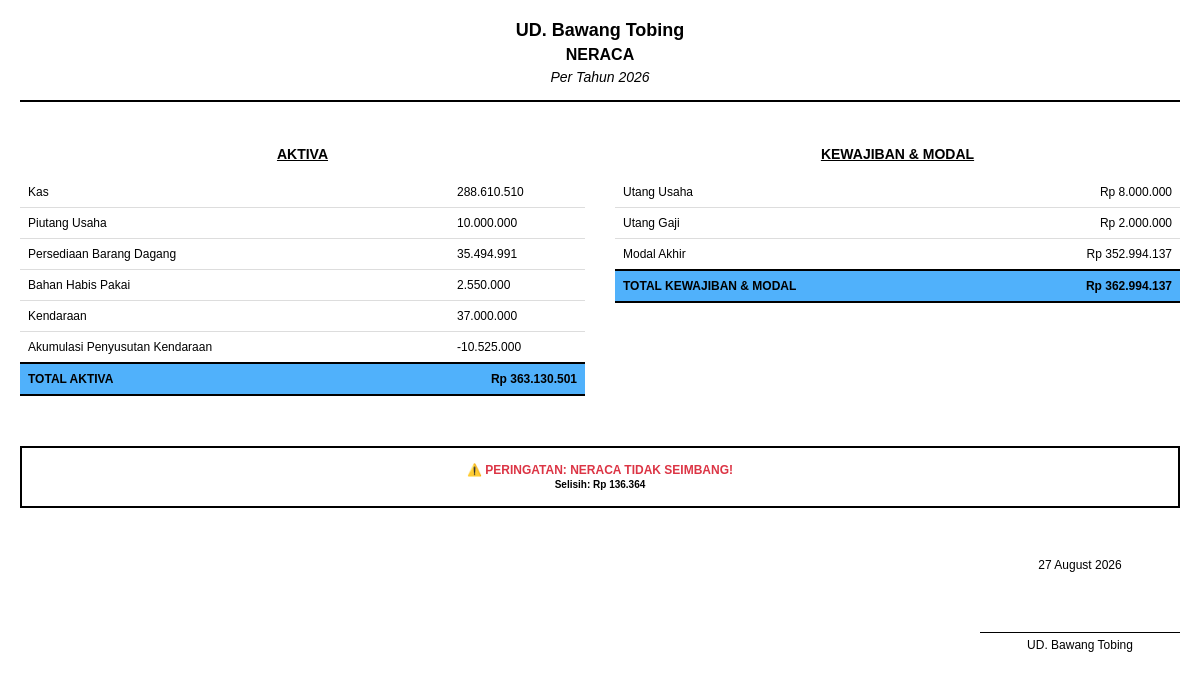
The page /index.php/neraca/neraca on the database its author committed.
### tables this page shows
CREATE TABLE `akun` (
  `id_akun` int(11) NOT NULL,
  `nama_akun` varchar(150) NOT NULL,
  `no_akun` int(20) NOT NULL,
  `saldo_normal` varchar(150) NOT NULL,
  `jenis_akun` varchar(20) DEFAULT NULL
);

### application/controllers/Neraca.php (called while the page is built, shortened)
<?php
class Neraca extends CI_Controller
{
    public function __construct()
    {
        $this->load->model('Neraca_model');
        $this->load->model('Perubahanmodal_model');
    }
    public function print_neraca()
    {
        $bulan = $this->input->get('bulan');
        $tahun = $this->input->get('tahun');
        $data['title'] = 'Laporan Neraca';
        if ($bulan && $tahun) {
            $data['periode'] = date('F', mktime(0, 0, 0, $bulan, 10)) . ' ' . $tahun;
        } elseif ($tahun) {
            $data['periode'] = 'Tahun ' . $tahun;
        } else {
            $data['periode'] = 'Semua Periode';
        }
        $modal_awal = $this->Perubahanmodal_model->get_modal_awal();
        $prive = $this->Perubahanmodal_model->get_total_prive($bulan, $tahun);
        $laba_bersih = $this->Perubahanmodal_model->get_total_laba_rugi($bulan, $tahun);
        $modal_akhir = $modal_awal + $laba_bersih - $prive;
        $neraca = $this->Neraca_model->get_neraca($bulan, $tahun, $modal_akhir);
        $data['neraca'] = $neraca['data'];
        $data['total_aktiva'] = $neraca['total_aktiva'];
        $data['total_pasiva'] = $neraca['total_pasiva'];
        $data['modal_akhir'] = $modal_akhir;
        $this->load->view('neraca_print', $data);
    }
    public function neraca()
    {
        $this->print_neraca();
    }
}

### index.php (called while the page is built, shortened)
<?php
require_once BASEPATH.'core/CodeIgniter.php';

### application/models/Perubahanmodal_model.php (called while the page is built, shortened)
<?php
class Perubahanmodal_model extends CI_Model
{
    public function get_modal_awal($bulan = null, $tahun = null)
    {
        $this->db->select('saldoawal.*, akun.no_akun');
        $this->db->from('saldoawal');
        $this->db->join('akun', 'akun.id_akun = saldoawal.id_akun');
        $this->db->like('akun.no_akun', '3011', 'after');
        $saldo_awal_db = $this->db->get()->row();
        $modal_awal = 0;
        if ($saldo_awal_db) {
            $modal_awal = $saldo_awal_db->jenis_saldo == 'kredit' ? $saldo_awal_db->jumlah : -$saldo_awal_db->jumlah;
        }
        $this->db->select('SUM(transaksi.jumlah) as total_penambahan_modal');
        $this->db->from('transaksi');
        $this->db->join('akun', 'akun.id_akun = transaksi.id_akun');
        $this->db->like('akun.no_akun', '3011', 'after');
        $this->db->where('transaksi.jenis_saldo', 'kredit');
        $res_penambahan_modal = $this->db->get()->row();
        $penambahan_modal = $res_penambahan_modal ? (float)$res_penambahan_modal->total_penambahan_modal : 0;
        return $modal_awal + $penambahan_modal;
    }
    public function get_total_prive($bulan = null, $tahun = null)
    {
        $this->db->select('SUM(transaksi.jumlah) as total');
        $this->db->from('transaksi');
        $this->db->join('akun', 'akun.id_akun = transaksi.id_akun');
        $this->db->like('akun.no_akun', '3012', 'after');
        $this->db->where('transaksi.jenis_saldo', 'debit');
        $res_transaksi = $this->db->get()->row();
        $total_prive_dari_transaksi = $res_transaksi ? (float)$res_transaksi->total : 0;
        if ($total_prive_dari_transaksi == 0) {
            $this->db->select('saldoawal.*, akun.no_akun');
            $this->db->from('saldoawal');
            $this->db->join('akun', 'akun.id_akun = saldoawal.id_akun');
            $this->db->like('akun.no_akun', '3012', 'after');
            $saldo_awal_prive_db = $this->db->get()->row();
            if ($saldo_awal_prive_db) {
                $total_prive_dari_transaksi = $saldo_awal_prive_db->jenis_saldo == 'debit' ? $saldo_awal_prive_db->jumlah : -$saldo_awal_prive_db->jumlah;
            }
        }
        return $total_prive_dari_transaksi;
    }
    public function get_total_laba_rugi($bulan = null, $tahun = null)
    {
        $this->db->select('akun.*');
        $this->db->from('akun');
        $this->db->where('(LEFT(no_akun, 1) = "4" OR LEFT(no_akun, 1) = "5" OR LEFT(no_akun, 1) = "6")');
        $this->db->order_by('no_akun');
        $akun_list = $this->db->get()->result();
        $total_pendapatan = 0;
        $total_beban = 0;
        foreach ($akun_list as $akun) {
            $this->db->select('*');
            $this->db->from('saldoawal');
            $this->db->where('id_akun', $akun->id_akun);
            $saldoawal = $this->db->get()->row();
            $saldo_awal = 0;
            $this->db->select('
                SUM(CASE WHEN jenis_saldo = "debit" THEN jumlah ELSE 0 END) as debit,
                SUM(CASE WHEN jenis_saldo = "kredit" THEN jumlah ELSE 0 END) as kredit
            ');
            $this->db->from('transaksi');
            $this->db->where('id_akun', $akun->id_akun);
            $mutasi = $this->db->get()->row();
            $mutasi_debit = $mutasi ? (float)$mutasi->debit : 0;
            $mutasi_kredit = $mutasi ? (float)$mutasi->kredit : 0;
            if (substr($akun->no_akun, 0, 1) == '4') {
                $saldo = $saldo_awal + $mutasi_kredit - $mutasi_debit;
                $total_pendapatan += $saldo;
            } elseif (substr($akun->no_akun, 0, 1) == '5' || substr($akun->no_akun, 0, 1) == '6') {
                $saldo = $saldo_awal + $mutasi_debit - $mutasi_kredit;
                $total_beban += $saldo;
            }
        }
        return $total_pendapatan - $total_beban;
    }
}

### application/models/Neraca_model.php (called while the page is built, shortened)
<?php
class Neraca_model extends CI_Model
{
    public function get_neraca($bulan = null, $tahun = null, $modal_akhir = 0)
    {
        $akun_list = $this->db->order_by('no_akun')->get('akun')->result();
        $neraca = [];
        $total_aktiva = 0;
        $total_pasiva = 0;
        foreach ($akun_list as $akun) {
            if (substr($akun->no_akun, 0, 4) == '3011' ||
                substr($akun->no_akun, 0, 4) == '3012' ||
                $akun->nama_akun == 'Ikhtisar L/R' ||
                $akun->nama_akun == 'Ikhtisar Laba/Rugi') {
                continue;
            }
            $saldoawal = $this->db->get_where('saldoawal', ['id_akun' => $akun->id_akun])->row();
            $saldo_awal = 0;
            if(substr($akun->no_akun,0,1) == '1') {
                $saldo_awal = $saldoawal ?
                    ($saldoawal->jenis_saldo == 'debit' ? $saldoawal->jumlah : -$saldoawal->jumlah) : 0;
            } else if(substr($akun->no_akun,0,1) == '2' || substr($akun->no_akun,0,1) == '3') {
                $saldo_awal = $saldoawal ?
                    ($saldoawal->jenis_saldo == 'kredit' ? $saldoawal->jumlah : -$saldoawal->jumlah) : 0;
            }
            $this->db->select('
                SUM(CASE WHEN jenis_saldo = "debit" THEN jumlah ELSE 0 END) as debit,
                SUM(CASE WHEN jenis_saldo = "kredit" THEN jumlah ELSE 0 END) as kredit
            ');
            $this->db->from('transaksi');
            $this->db->where('id_akun', $akun->id_akun);
            $mutasi = $this->db->get()->row();
            $mutasi_debit = $mutasi ? (float)$mutasi->debit : 0;
            $mutasi_kredit = $mutasi ? (float)$mutasi->kredit : 0;
            if (substr($akun->no_akun, 0, 1) == '1') {
                $saldo_akhir = $saldo_awal + ($mutasi_debit - $mutasi_kredit);
                $total_aktiva += $saldo_akhir;
            } else if (substr($akun->no_akun, 0, 1) == '2' || substr($akun->no_akun, 0, 1) == '3') {
                $saldo_akhir = $saldo_awal + ($mutasi_kredit - $mutasi_debit);
                $total_pasiva += $saldo_akhir;
            } else {
                $saldo_akhir = $saldo_awal + ($mutasi_debit - $mutasi_kredit);
            }
            if ($saldo_akhir != 0) {
                $neraca[] = (object)[
                    'no_akun' => $akun->no_akun,
                    'nama_akun' => $akun->nama_akun,
                    'saldo_akhir' => $saldo_akhir
                ];
            }
        }
        if ($modal_akhir != 0) {
            $neraca[] = (object)[
                'no_akun' => '3013',
                'nama_akun' => 'Modal Akhir',
                'saldo_akhir' => $modal_akhir
            ];
            $total_pasiva += $modal_akhir;
        }
        return [
            'data' => $neraca,
            'total_aktiva' => $total_aktiva,
            'total_pasiva' => $total_pasiva
        ];
    }
}

### application/views/neraca_print.php (the view, shortened to what this page needs)
<!DOCTYPE html>
<html lang="id">
<head>
</head>
<body>
    <?php
    $bulan = $this->input->get('bulan');
    $tahun = $this->input->get('tahun') ?? date('Y');
    $nama_bulan = [
        '01' => 'Januari', '02' => 'Februari', '03' => 'Maret',
        '04' => 'April', '05' => 'Mei', '06' => 'Juni',
        '07' => 'Juli', '08' => 'Agustus', '09' => 'September',
        '10' => 'Oktober', '11' => 'November', '12' => 'Desember'
    ];
    if ($bulan && isset($nama_bulan[$bulan])) {
        $periode = $nama_bulan[$bulan] . ' ' . $tahun;
    } else {
        $periode = 'Tahun ' . $tahun;
    }
    ?>
    <div class="header">
        <div class="company-name">UD. Bawang Tobing</div>
        <div class="report-title">NERACA</div>
        <div class="period">Per <?= $periode ?></div>
    </div>
    <div class="content">
        <div class="section">
            <h3>AKTIVA</h3>
            <table>
                <?php
                $total_aktiva = 0;
                if (!empty($neraca)):
                    foreach ($neraca as $row):
                        if (is_object($row) && isset($row->nama_akun)):
                            if (substr($row->no_akun, 0, 1) == '1'):
                                $total_aktiva += $row->saldo_akhir; ?>
								<tr>
                                    <td><?= $row->nama_akun ?></td>
                                    <td><?= number_format($row->saldo_akhir, 0, ',', '.') ?></td>
                                </tr>
                <?php
                            endif;
                        endif;
                    endforeach;
                endif;
                ?>
                <tr class="total-row">
                    <td class="account-name"><strong>TOTAL AKTIVA</strong></td>
                    <td class="amount"><strong>Rp <?= number_format($total_aktiva, 0, ',', '.') ?></strong></td>
                </tr>
            </table>
        </div>
        <div class="section">
            <h3>KEWAJIBAN & MODAL</h3>
            <table>
                <?php
                $total_pasiva = 0;
                if (!empty($neraca)):
                    foreach ($neraca as $row):
                        if ($row->nama_akun == 'Ikhtisar L/R'):
                            $laba_rugi = 0;
                            foreach ($neraca as $r) {
                                if (is_object($r) && isset($r->nama_akun) && $r->nama_akun == 'Ikhtisar Laba/Rugi' && isset($r->saldo_akhir)) {
                                    $laba_rugi = $r->saldo_akhir;
                                    break;
                                }
                            }
                            $total_pasiva += $laba_rugi;
                ?>
                    <tr>
                        <td class="account-name"><?= htmlspecialchars($row->nama_akun) ?></td>
                        <td class="amount">Rp <?= number_format($laba_rugi, 0, ',', '.') ?></td>
                    </tr>
                <?php
                        elseif (
                            (substr($row->no_akun, 0, 1) == '2' || substr($row->no_akun, 0, 1) == '3')
                            && $row->nama_akun != 'Ikhtisar L/R'
                            && $row->nama_akun != 'Ikhtisar Laba/Rugi'
                        ):
                            $total_pasiva += $row->saldo_akhir;
                ?>
                    <tr>
                        <td class="account-name"><?= htmlspecialchars($row->nama_akun) ?></td>
                        <td class="amount">Rp <?= number_format($row->saldo_akhir, 0, ',', '.') ?></td>
                    </tr>
                <?php
                        endif;
                    endforeach;
                endif;
                ?>
                <tr class="total-row">
                    <td class="account-name"><strong>TOTAL KEWAJIBAN & MODAL</strong></td>
                    <td class="amount"><strong>Rp <?= number_format($total_pasiva, 0, ',', '.') ?></strong></td>
                </tr>
            </table>
        </div>
    </div>
    <div class="balance-check">
        <?php if (number_format($total_aktiva, 0, '.', '') != number_format($total_pasiva, 0, '.', '')): ?>
            <span class="balance-error">⚠️ PERINGATAN: NERACA TIDAK SEIMBANG!</span><br>
            <small>Selisih: Rp <?= number_format(abs($total_aktiva - $total_pasiva), 0, ',', '.') ?></small>
        <?php else: ?>
            <span class="balance-success">NERACA SEIMBANG</span>
        <?php endif; ?>
    </div>
    <div class="footer">
        <div class="signature">
            <div><?= date('d F Y') ?></div>
            <div class="signature-line"></div>
            <div>UD. Bawang Tobing</div>
        </div>
    </div>
</body>
</html>

### application/views/neraca_print.php (style rules this page uses)
body { font-family: Arial, sans-serif; font-size: 12px; margin: 0; padding: 20px; background: white; }
.header { text-align: center; margin-bottom: 30px; border-bottom: 2px solid #000; padding-bottom: 15px; }
.company-name { font-size: 18px; font-weight: bold; margin-bottom: 5px; }
.report-title { font-size: 16px; font-weight: bold; margin-bottom: 5px; }
.period { font-size: 14px; font-style: italic; }
.content { display: flex; justify-content: space-between; gap: 30px; }
.section { flex: 1; }
.section h3 { text-align: center; font-size: 14px; font-weight: bold; margin-bottom: 15px; text-decoration: underline; }
table { width: 100%; border-collapse: collapse; margin-bottom: 20px; }
td, th { padding: 8px; border-bottom: 1px solid #ddd; }
.account-name { text-align: left; }
.amount { text-align: right; width: 120px; }
.total-row { background-color: #50b1fbff; font-weight: bold; border-top: 2px solid #000; border-bottom: 2px solid #000; }
.balance-check { text-align: center; margin-top: 30px; padding: 15px; border: 2px solid #000; font-weight: bold; }
.balance-error { color: #dc3545; }
.footer { margin-top: 50px; display: flex; justify-content: flex-end; }
.signature { text-align: center; width: 200px; }
.signature-line { border-bottom: 1px solid #000; height: 60px; margin-bottom: 5px; }

### rows shown on the page
akun: nama_akun "Kas", saldo_akhir "288.610.510"
akun: nama_akun "Piutang Usaha", saldo_akhir "10.000.000"
akun: nama_akun "Persediaan Barang Dagang", saldo_akhir "35.494.991"
akun: nama_akun "Bahan Habis Pakai", saldo_akhir "2.550.000"
akun: nama_akun "Kendaraan", saldo_akhir "37.000.000"
akun: nama_akun "Akumulasi Penyusutan Kendaraan", saldo_akhir "-10.525.000"
akun: nama_akun "Utang Usaha", saldo_akhir "8.000.000"
akun: nama_akun "Utang Gaji", saldo_akhir "2.000.000"

### other values the page prints
$periode "Tahun 2026"
$total_aktiva "363.130.501"
$row->nama_akun "Modal Akhir"
$row->saldo_akhir "352.994.137"
$total_pasiva "362.994.137"
abs($total_aktiva - $total_pasiva) "136.364"
